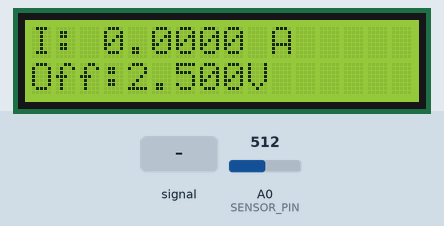
Recording of a sketch running on a simulated Arduino Uno, built with avr-gcc and run on an emulated ATmega328P. Shown: 16×2 character LCD. The test bench sets the inputs (shaded band); at power-on: A0 (SENSOR_PIN) = 512. What the sketch prints to the serial monitor is not drawn.

Above: at 2.8 s.
2.9 s: A0 (SENSOR_PIN) fed a 200 Hz sine of ±81 counts around its level
At 5.3 s:
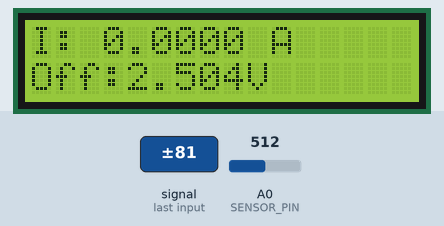
5.6 s: A0 (SENSOR_PIN) set to 716
At 6.7 s:
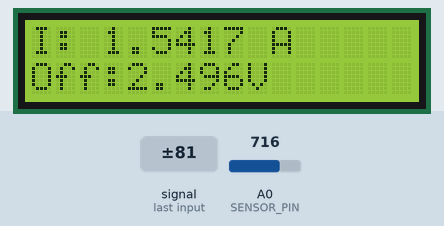
8.6 s: A0 (SENSOR_PIN) set to 900
At 11.2 s:
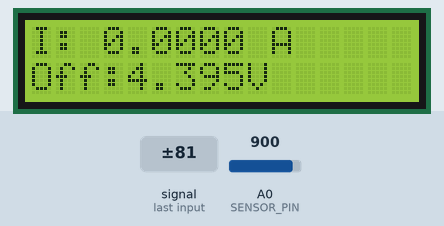
11.5 s: A0 (SENSOR_PIN) set to 1023
At 15.0 s:
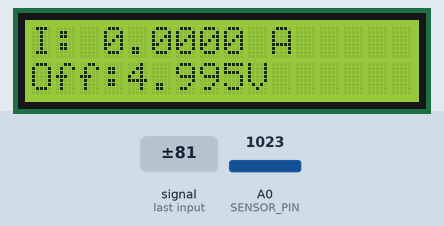
Timing chart, 0 to 15.5 s (numbered marks = the images above; inputs shaded):
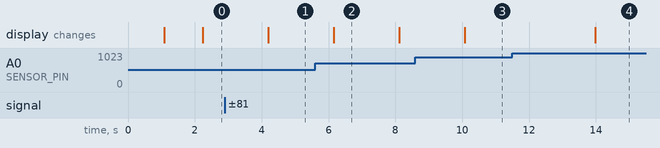

The sketch:

CURRENT_SENSOR_DESIGN01.ino
```cpp
#include <Arduino.h>
#include <Wire.h>
#include <LiquidCrystal_I2C.h>
#include <math.h>
#include <SPI.h>

const int   SENSOR_PIN = A0;
const float VREF       = 5.0;
const int   ADC_RES    = 1024;
LiquidCrystal_I2C lcd(0x27, 16, 2);

const unsigned long OFFSET_SAMPLES = 300;
const unsigned long RMS_WINDOW_MS  = 1000;

float CALIBRATION_FACTOR = 5.51;  // 13th day of RE-callibration 18 AUG
const float NOISE_FLOOR_MV = 2.0;
const float NOISE_CURRENT_THRESHOLD = 0.03;


float median3(float a, float b, float c){
  if ((a <= b && b <= c) || (c <= b && b <= a)) return b;
  if ((b <= a && a <= c) || (c <= a && a <= b)) return a;
  return c;
}

inline int readADCSettled(uint8_t pin){
  analogRead(pin);
  delayMicroseconds(80);
  return analogRead(pin);
}

void setup() {
  Serial.begin(115200);
  lcd.init();
  lcd.backlight();
  lcd.clear();
  lcd.setCursor(0,0);
  lcd.print("CRYPTETHERA");
  delay(1000);
  lcd.clear();

}

float readMeterCurrent() {
  unsigned long sumOff = 0;
  for (unsigned long i = 0; i < OFFSET_SAMPLES; i++){
    sumOff += readADCSettled(SENSOR_PIN);
    delayMicroseconds(150);
  }
  const float offsetADC = (float)sumOff / (float)OFFSET_SAMPLES;
  const float offsetV   = offsetADC * (VREF / ADC_RES);

  unsigned long start = millis();
  double sumSq = 0.0;
  unsigned long samples = 0;
  while (millis() - start < RMS_WINDOW_MS){
    int raw = readADCSettled(SENSOR_PIN);
    float centeredCounts = raw - offsetADC;
    float centeredVolts  = centeredCounts * (VREF / ADC_RES);
    sumSq += (double)centeredVolts * (double)centeredVolts;
    samples++;
    delayMicroseconds(300);
  }

  float Vrms = (samples > 0) ? sqrt(sumSq / (double)samples) : 0.0;
  float Vrms_mV = Vrms * 1000.0;

  if (Vrms_mV < NOISE_FLOOR_MV) Vrms = 0.0;

  float Irms = Vrms * CALIBRATION_FACTOR;

  if (Irms < NOISE_CURRENT_THRESHOLD) {
  Irms = 0.0;
}


  static float last1 = 0.0, last2 = 0.0;
  float dispA = median3(last2, last1, Irms);
  last2 = last1; last1 = Irms;

  lcd.clear();
  lcd.setCursor(0,0);
  lcd.print("I: ");
  char buf[16];
  dtostrf(dispA, 1, 4, buf);
  lcd.print(buf);
  lcd.print(" A");

  lcd.setCursor(0,1);
  lcd.print("Off:");
  lcd.print(offsetV, 3);
  lcd.print("V");

  return Irms;
}

void loop() {
  float meter_irms = readMeterCurrent();
  Serial.println(meter_irms, 3);
  delay(800);
}
```

Measured:
- after the input at 2.9 s, the display: changes after 1.3 s (image 1)
- after the input at 8.6 s, the display: changes after 1.5 s (image 3)
- after the input at 11.5 s, the display: changes after 2.5 s (image 4)
- what the display in image 2 shows lasts 1.9 s, from 6.2 s to 8.1 s
